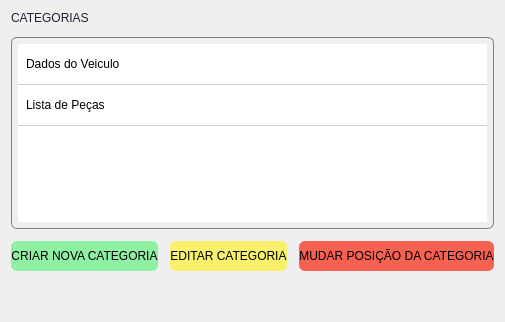
             <widget class="QWidget" name="page_ctg">
              <layout class="QVBoxLayout" name="verticalLayout_24">
               <property name="spacing">
                <number>12</number>
               </property>
               <item>
                <widget class="QLabel" name="label_12">
                 <property name="styleSheet">
                  <string notr="true">color: rgb(36, 31, 49);</string>
                 </property>
                 <property name="text">
                  <string>CATEGORIAS</string>
                 </property>
                </widget>
               </item>
               <item>
                <widget class="QListWidget" name="list_categoria">
                 <property name="sizePolicy">
                  <sizepolicy hsizetype="Expanding" vsizetype="Minimum">
                   <horstretch>0</horstretch>
                   <verstretch>0</verstretch>
                  </sizepolicy>
                 </property>
                 <property name="styleSheet">
                  <string notr="true">    QListWidget {
		border: 1px solid grey;
		color:black;
		border-radius: 6px;
		padding: 6px;
    }

    QListWidget::Item {
        border-bottom: 1px solid #d0d0d0;  /* Borda inferior de cada item */
		height: 30px;
        padding: 5px;
    }

    QListWidget::Item:selected {
        background-color: rgb(234, 234, 234);
		color:black;
    }
</string>
                 </property>
                 <property name="selectionMode">
                  <enum>QAbstractItemView::MultiSelection</enum>
                 </property>
                 <item>
                  <property name="text">
                   <string>Dados do Veiculo</string>
                  </property>
                 </item>
                 <item>
                  <property name="text">
                   <string>Lista de Peças</string>
                  </property>
                 </item>
                </widget>
               </item>
               <item>
                <layout class="QHBoxLayout" name="horizontalLayout_16">
                 <item>
                  <widget class="QPushButton" name="btn_create_categoria">
                   <property name="styleSheet">
                    <string notr="true">QPushButton{
	height: 30px;
	background-color: rgb(143, 240, 164);
	border-radius: 6px;
	color:black;
}
QPushButton::hover{
	
	background-color: rgb(51, 209, 122);
}</string>
                   </property>
                   <property name="text">
                    <string>CRIAR NOVA CATEGORIA</string>
                   </property>
                  </widget>
                 </item>
                 <item>
                  <widget class="QPushButton" name="btn_edit_categoria">
                   <property name="styleSheet">
                    <string notr="true">QPushButton{
	height: 30px;
	
	background-color: rgb(249, 240, 107);
	border-radius: 6px;
	color:black;
}
QPushButton::hover{
	background-color: rgb(246, 211, 45);
}</string>
                   </property>
                   <property name="text">
                    <string>EDITAR CATEGORIA</string>
                   </property>
                  </widget>
                 </item>
                 <item>
                  <widget class="QPushButton" name="btn_pos_categoria">
                   <property name="styleSheet">
                    <string notr="true">QPushButton{
	height: 30px;
	
	background-color: rgb(246, 97, 81);
	border-radius: 6px;
	color:black;
}
QPushButton::hover{
	
	background-color: rgb(224, 27, 36);
}</string>
                   </property>
                   <property name="text">
                    <string>MUDAR POSIÇÃO DA CATEGORIA</string>
                   </property>
                  </widget>
                 </item>
                </layout>
               </item>
               <item>
                <spacer name="verticalSpacer">
                 <property name="orientation">
                  <enum>Qt::Vertical</enum>
                 </property>
                 <property name="sizeHint" stdset="0">
                  <size>
                   <width>20</width>
                   <height>40</height>
                  </size>
                 </property>
                </spacer>
               </item>
              </layout>
             </widget>
